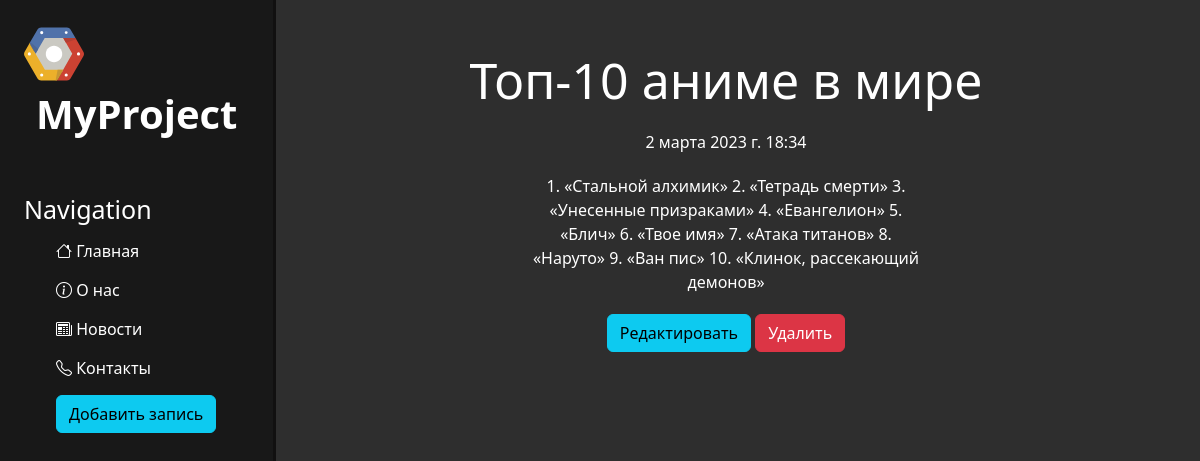
Screenshot of /news/3 with the database file from the repository.
### news/models.py (models this page shows, shortened)
class Articles(models.Model):
    title = models.CharField('Название', max_length=50)
    anons = models.CharField('Анонс', max_length=250)
    full_text = models.TextField('Статья')
    date = models.DateTimeField('Дата публикации')
    class Meta:
        verbose_name = 'Новость'
        verbose_name_plural = 'Новости'

### news/views.py (the view)
# urls.py: path('<int:pk>', views.NewsDetailView.as_view(), name='news-detail'),
class NewsDetailView(DetailView):
    model = Articles
    template_name = 'news/details_view.html'
    context_object_name = 'article'

### news/templates/news/details_view.html (shortened to what this page needs)
{% extends 'myapp/base.html' %}
{% block content %}
<div class="features">
    <h1>{{ article.title }}</h1>
    <p>{{ article.date }}</p>
    <p>{{ article.full_text }}</p>
    <a href="{% url 'news-update' article.id %}" class="btn btn-info">Редактировать</a>
    <a href="{% url 'news-delete' article.id %}" class="btn btn-danger">Удалить</a>
</div>
{% endblock %}

### myapp/static/myapp/css/styles.css (style rules this page uses)
body { background: #2e2e2e; }
main .features { float: left; color: #fff; margin-top: 50px; text-align: center; width: 75%; }
main .features h1 { font-size: 50px; }
main .features p { max-width: 400px; margin: 20px auto; }

### rows the page displays
Articles: title "Топ-10 аниме в мире", date "2 марта 2023 г. 18:34", full_text "1. «Стальной алхимик» 2. «Тетрадь смерти» 3. «Унесенные призраками» 4. «Евангелион» 5. «Блич» 6. «Твое имя» 7. «Атака титанов» 8. «Наруто» 9. «Ван пис» 10. «Клинок, рассекающий демонов»"
